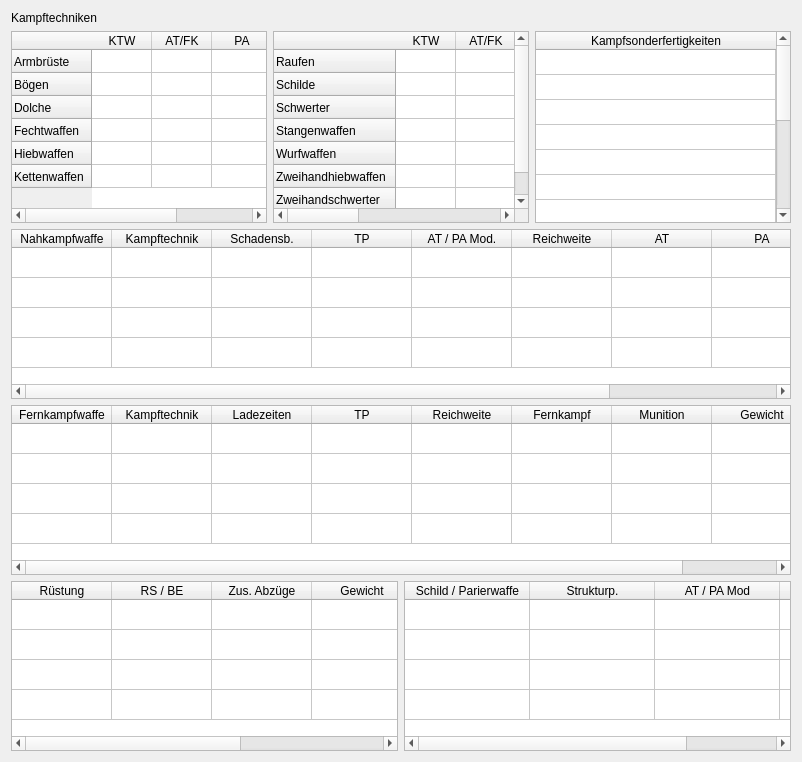
     <widget class="QWidget" name="tab_3">
      <attribute name="title">
       <string>Kampf</string>
      </attribute>
      <layout class="QVBoxLayout" name="verticalLayout_7">
       <item>
        <widget class="QLabel" name="label_24">
         <property name="text">
          <string>Kampftechniken</string>
         </property>
        </widget>
       </item>
       <item>
        <layout class="QHBoxLayout" name="horizontalLayout_5">
         <item>
          <widget class="QTableWidget" name="tableWidget_kampftechniken_links">
           <property name="sizePolicy">
            <sizepolicy hsizetype="Minimum" vsizetype="Expanding">
             <horstretch>0</horstretch>
             <verstretch>0</verstretch>
            </sizepolicy>
           </property>
           <attribute name="horizontalHeaderDefaultSectionSize">
            <number>60</number>
           </attribute>
           <attribute name="verticalHeaderDefaultSectionSize">
            <number>23</number>
           </attribute>
           <row>
            <property name="text">
             <string>Armbrüste</string>
            </property>
           </row>
           <row>
            <property name="text">
             <string>Bögen</string>
            </property>
           </row>
           <row>
            <property name="text">
             <string>Dolche</string>
            </property>
           </row>
           <row>
            <property name="text">
             <string>Fechtwaffen</string>
            </property>
           </row>
           <row>
            <property name="text">
             <string>Hiebwaffen</string>
            </property>
           </row>
           <row>
            <property name="text">
             <string>Kettenwaffen</string>
            </property>
           </row>
           <column>
            <property name="text">
             <string>KTW</string>
            </property>
           </column>
           <column>
            <property name="text">
             <string>AT/FK</string>
            </property>
           </column>
           <column>
            <property name="text">
             <string>PA</string>
            </property>
           </column>
          </widget>
         </item>
         <item>
          <widget class="QTableWidget" name="tableWidget_kampftechniken_rechts">
           <property name="sizePolicy">
            <sizepolicy hsizetype="Minimum" vsizetype="Expanding">
             <horstretch>0</horstretch>
             <verstretch>0</verstretch>
            </sizepolicy>
           </property>
           <attribute name="horizontalHeaderDefaultSectionSize">
            <number>60</number>
           </attribute>
           <attribute name="verticalHeaderDefaultSectionSize">
            <number>23</number>
           </attribute>
           <row>
            <property name="text">
             <string>Raufen</string>
            </property>
           </row>
           <row>
            <property name="text">
             <string>Schilde</string>
            </property>
           </row>
           <row>
            <property name="text">
             <string>Schwerter</string>
            </property>
           </row>
           <row>
            <property name="text">
             <string>Stangenwaffen</string>
            </property>
           </row>
           <row>
            <property name="text">
             <string>Wurfwaffen</string>
            </property>
           </row>
           <row>
            <property name="text">
             <string>Zweihandhiebwaffen</string>
            </property>
           </row>
           <row>
            <property name="text">
             <string>Zweihandschwerter</string>
            </property>
           </row>
           <column>
            <property name="text">
             <string>KTW</string>
            </property>
           </column>
           <column>
            <property name="text">
             <string>AT/FK</string>
            </property>
           </column>
           <column>
            <property name="text">
             <string>PA</string>
            </property>
           </column>
          </widget>
         </item>
         <item>
          <widget class="QTableWidget" name="tableWidget_kampfsonderfertigkeiten">
           <property name="sizePolicy">
            <sizepolicy hsizetype="Minimum" vsizetype="Expanding">
             <horstretch>0</horstretch>
             <verstretch>0</verstretch>
            </sizepolicy>
           </property>
           <property name="rowCount">
            <number>13</number>
           </property>
           <attribute name="horizontalHeaderStretchLastSection">
            <bool>true</bool>
           </attribute>
           <attribute name="verticalHeaderVisible">
            <bool>false</bool>
           </attribute>
           <attribute name="verticalHeaderDefaultSectionSize">
            <number>25</number>
           </attribute>
           <row/>
           <row/>
           <row/>
           <row/>
           <row/>
           <row/>
           <row/>
           <row/>
           <row/>
           <row/>
           <row/>
           <row/>
           <row/>
           <column>
            <property name="text">
             <string>Kampfsonderfertigkeiten</string>
            </property>
           </column>
          </widget>
         </item>
        </layout>
       </item>
       <item>
        <widget class="QTableWidget" name="tableWidget_nahkampf">
         <property name="sizePolicy">
          <sizepolicy hsizetype="Expanding" vsizetype="Maximum">
           <horstretch>0</horstretch>
           <verstretch>0</verstretch>
          </sizepolicy>
         </property>
         <property name="maximumSize">
          <size>
           <width>16777215</width>
           <height>170</height>
          </size>
         </property>
         <property name="rowCount">
          <number>4</number>
         </property>
         <attribute name="verticalHeaderVisible">
          <bool>false</bool>
         </attribute>
         <row/>
         <row/>
         <row/>
         <row/>
         <column>
          <property name="text">
           <string>Nahkampfwaffe</string>
          </property>
         </column>
         <column>
          <property name="text">
           <string>Kampftechnik</string>
          </property>
         </column>
         <column>
          <property name="text">
           <string>Schadensb.</string>
          </property>
         </column>
         <column>
          <property name="text">
           <string>TP</string>
          </property>
         </column>
         <column>
          <property name="text">
           <string>AT / PA Mod.</string>
          </property>
         </column>
         <column>
          <property name="text">
           <string>Reichweite</string>
          </property>
         </column>
         <column>
          <property name="text">
           <string>AT</string>
          </property>
         </column>
         <column>
          <property name="text">
           <string>PA</string>
          </property>
         </column>
         <column>
          <property name="text">
           <string>Gewicht</string>
          </property>
         </column>
        </widget>
       </item>
       <item>
        <widget class="QTableWidget" name="tableWidget_fernkampf">
         <property name="sizePolicy">
          <sizepolicy hsizetype="Expanding" vsizetype="Maximum">
           <horstretch>0</horstretch>
           <verstretch>0</verstretch>
          </sizepolicy>
         </property>
         <property name="maximumSize">
          <size>
           <width>16777215</width>
           <height>170</height>
          </size>
         </property>
         <property name="rowCount">
          <number>4</number>
         </property>
         <attribute name="verticalHeaderVisible">
          <bool>false</bool>
         </attribute>
         <row/>
         <row/>
         <row/>
         <row/>
         <column>
          <property name="text">
           <string>Fernkampfwaffe</string>
          </property>
         </column>
         <column>
          <property name="text">
           <string>Kampftechnik</string>
          </property>
         </column>
         <column>
          <property name="text">
           <string>Ladezeiten</string>
          </property>
         </column>
         <column>
          <property name="text">
           <string>TP</string>
          </property>
         </column>
         <column>
          <property name="text">
           <string>Reichweite</string>
          </property>
         </column>
         <column>
          <property name="text">
           <string>Fernkampf</string>
          </property>
         </column>
         <column>
          <property name="text">
           <string>Munition</string>
          </property>
         </column>
         <column>
          <property name="text">
           <string>Gewicht</string>
          </property>
         </column>
        </widget>
       </item>
       <item>
        <layout class="QHBoxLayout" name="horizontalLayout_6">
         <item>
          <widget class="QTableWidget" name="tableWidget_ruestung">
           <property name="sizePolicy">
            <sizepolicy hsizetype="Expanding" vsizetype="Maximum">
             <horstretch>0</horstretch>
             <verstretch>0</verstretch>
            </sizepolicy>
           </property>
           <property name="maximumSize">
            <size>
             <width>16777215</width>
             <height>170</height>
            </size>
           </property>
           <property name="rowCount">
            <number>4</number>
           </property>
           <attribute name="horizontalHeaderDefaultSectionSize">
            <number>100</number>
           </attribute>
           <attribute name="horizontalHeaderShowSortIndicator" stdset="0">
            <bool>false</bool>
           </attribute>
           <attribute name="horizontalHeaderStretchLastSection">
            <bool>true</bool>
           </attribute>
           <attribute name="verticalHeaderVisible">
            <bool>false</bool>
           </attribute>
           <attribute name="verticalHeaderStretchLastSection">
            <bool>false</bool>
           </attribute>
           <row/>
           <row/>
           <row/>
           <row/>
           <column>
            <property name="text">
             <string>Rüstung</string>
            </property>
           </column>
           <column>
            <property name="text">
             <string>RS / BE</string>
            </property>
           </column>
           <column>
            <property name="text">
             <string>Zus. Abzüge</string>
            </property>
           </column>
           <column>
            <property name="text">
             <string>Gewicht</string>
            </property>
           </column>
           <column>
            <property name="text">
             <string>Reise, Schlacht...</string>
            </property>
           </column>
          </widget>
         </item>
         <item>
          <widget class="QTableWidget" name="tableWidget_schild">
           <property name="sizePolicy">
            <sizepolicy hsizetype="Expanding" vsizetype="Maximum">
             <horstretch>0</horstretch>
             <verstretch>0</verstretch>
            </sizepolicy>
           </property>
           <property name="maximumSize">
            <size>
             <width>16777215</width>
             <height>170</height>
            </size>
           </property>
           <property name="rowCount">
            <number>4</number>
           </property>
           <attribute name="horizontalHeaderDefaultSectionSize">
            <number>125</number>
           </attribute>
           <attribute name="horizontalHeaderShowSortIndicator" stdset="0">
            <bool>false</bool>
           </attribute>
           <attribute name="horizontalHeaderStretchLastSection">
            <bool>true</bool>
           </attribute>
           <attribute name="verticalHeaderVisible">
            <bool>false</bool>
           </attribute>
           <attribute name="verticalHeaderStretchLastSection">
            <bool>false</bool>
           </attribute>
           <row/>
           <row/>
           <row/>
           <row/>
           <column>
            <property name="text">
             <string>Schild / Parierwaffe</string>
            </property>
           </column>
           <column>
            <property name="text">
             <string>Strukturp.</string>
            </property>
           </column>
           <column>
            <property name="text">
             <string>AT / PA Mod</string>
            </property>
           </column>
           <column>
            <property name="text">
             <string>Gewicht</string>
            </property>
           </column>
          </widget>
         </item>
        </layout>
       </item>
      </layout>
     </widget>
